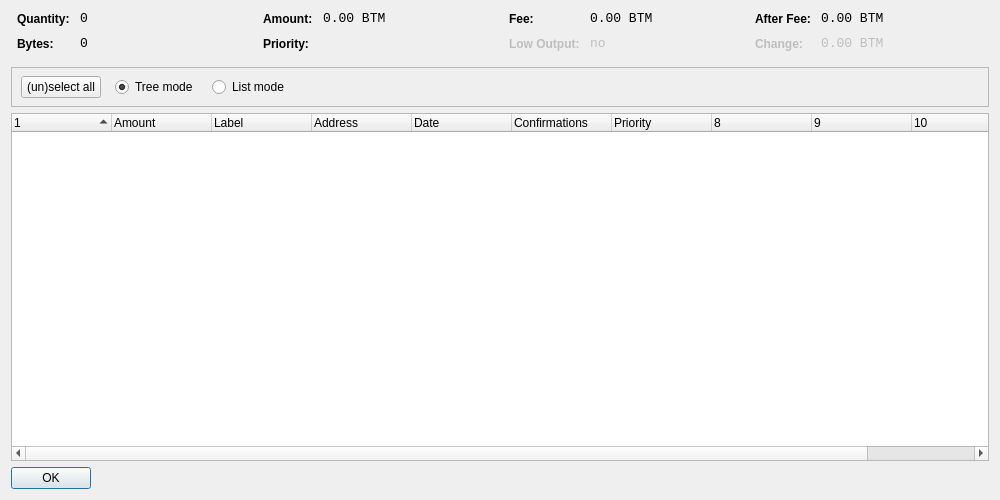
<?xml version="1.0" encoding="UTF-8"?>
<ui version="4.0">
 <class>CoinControlDialog</class>
 <widget class="QDialog" name="CoinControlDialog">
  <property name="geometry">
   <rect>
    <x>0</x>
    <y>0</y>
    <width>1000</width>
    <height>500</height>
   </rect>
  </property>
  <property name="windowTitle">
   <string>Coin Control</string>
  </property>
  <layout class="QVBoxLayout" name="verticalLayout">
   <item>
    <layout class="QHBoxLayout" name="horizontalLayoutTop" stretch="0,0,0,0">
     <property name="topMargin">
      <number>0</number>
     </property>
     <property name="bottomMargin">
      <number>10</number>
     </property>
     <item>
      <layout class="QFormLayout" name="formLayoutCoinControl1">
       <property name="horizontalSpacing">
        <number>10</number>
       </property>
       <property name="verticalSpacing">
        <number>10</number>
       </property>
       <property name="leftMargin">
        <number>6</number>
       </property>
       <property name="rightMargin">
        <number>6</number>
       </property>
       <item row="0" column="0">
        <widget class="QLabel" name="labelCoinControlQuantityText">
         <property name="styleSheet">
          <string notr="true">font-weight:bold;</string>
         </property>
         <property name="text">
          <string>Quantity:</string>
         </property>
        </widget>
       </item>
       <item row="0" column="1">
        <widget class="QLabel" name="labelCoinControlQuantity">
         <property name="font">
          <font>
           <family>Monospace</family>
           <pointsize>10</pointsize>
          </font>
         </property>
         <property name="cursor">
          <cursorShape>IBeamCursor</cursorShape>
         </property>
         <property name="contextMenuPolicy">
          <enum>Qt::ActionsContextMenu</enum>
         </property>
         <property name="text">
          <string notr="true">0</string>
         </property>
         <property name="textInteractionFlags">
          <set>Qt::LinksAccessibleByMouse|Qt::TextSelectableByKeyboard|Qt::TextSelectableByMouse</set>
         </property>
        </widget>
       </item>
       <item row="1" column="0">
        <widget class="QLabel" name="labelCoinControlBytesText">
         <property name="styleSheet">
          <string notr="true">font-weight:bold;</string>
         </property>
         <property name="text">
          <string>Bytes:</string>
         </property>
        </widget>
       </item>
       <item row="1" column="1">
        <widget class="QLabel" name="labelCoinControlBytes">
         <property name="font">
          <font>
           <family>Monospace</family>
           <pointsize>10</pointsize>
          </font>
         </property>
         <property name="cursor">
          <cursorShape>IBeamCursor</cursorShape>
         </property>
         <property name="contextMenuPolicy">
          <enum>Qt::ActionsContextMenu</enum>
         </property>
         <property name="text">
          <string notr="true">0</string>
         </property>
         <property name="textInteractionFlags">
          <set>Qt::LinksAccessibleByMouse|Qt::TextSelectableByKeyboard|Qt::TextSelectableByMouse</set>
         </property>
        </widget>
       </item>
      </layout>
     </item>
     <item>
      <layout class="QFormLayout" name="formLayoutCoinControl2">
       <property name="horizontalSpacing">
        <number>10</number>
       </property>
       <property name="verticalSpacing">
        <number>10</number>
       </property>
       <property name="leftMargin">
        <number>6</number>
       </property>
       <property name="rightMargin">
        <number>6</number>
       </property>
       <item row="0" column="0">
        <widget class="QLabel" name="labelCoinControlAmountText">
         <property name="styleSheet">
          <string notr="true">font-weight:bold;</string>
         </property>
         <property name="text">
          <string>Amount:</string>
         </property>
        </widget>
       </item>
       <item row="0" column="1">
        <widget class="QLabel" name="labelCoinControlAmount">
         <property name="font">
          <font>
           <family>Monospace</family>
           <pointsize>10</pointsize>
          </font>
         </property>
         <property name="cursor">
          <cursorShape>IBeamCursor</cursorShape>
         </property>
         <property name="contextMenuPolicy">
          <enum>Qt::ActionsContextMenu</enum>
         </property>
         <property name="text">
          <string notr="true">0.00 BTM</string>
         </property>
         <property name="textInteractionFlags">
          <set>Qt::LinksAccessibleByMouse|Qt::TextSelectableByKeyboard|Qt::TextSelectableByMouse</set>
         </property>
        </widget>
       </item>
       <item row="1" column="0">
        <widget class="QLabel" name="labelCoinControlPriorityText">
         <property name="styleSheet">
          <string notr="true">font-weight:bold;</string>
         </property>
         <property name="text">
          <string>Priority:</string>
         </property>
        </widget>
       </item>
       <item row="1" column="1">
        <widget class="QLabel" name="labelCoinControlPriority">
         <property name="font">
          <font>
           <family>Monospace</family>
           <pointsize>10</pointsize>
          </font>
         </property>
         <property name="cursor">
          <cursorShape>IBeamCursor</cursorShape>
         </property>
         <property name="contextMenuPolicy">
          <enum>Qt::ActionsContextMenu</enum>
         </property>
         <property name="text">
          <string/>
         </property>
         <property name="textInteractionFlags">
          <set>Qt::LinksAccessibleByMouse|Qt::TextSelectableByKeyboard|Qt::TextSelectableByMouse</set>
         </property>
        </widget>
       </item>
      </layout>
     </item>
     <item>
      <layout class="QFormLayout" name="formLayoutCoinControl3">
       <property name="horizontalSpacing">
        <number>10</number>
       </property>
       <property name="verticalSpacing">
        <number>10</number>
       </property>
       <property name="leftMargin">
        <number>6</number>
       </property>
       <property name="rightMargin">
        <number>6</number>
       </property>
       <item row="0" column="0">
        <widget class="QLabel" name="labelCoinControlFeeText">
         <property name="styleSheet">
          <string notr="true">font-weight:bold;</string>
         </property>
         <property name="text">
          <string>Fee:</string>
         </property>
        </widget>
       </item>
       <item row="0" column="1">
        <widget class="QLabel" name="labelCoinControlFee">
         <property name="font">
          <font>
           <family>Monospace</family>
           <pointsize>10</pointsize>
          </font>
         </property>
         <property name="cursor">
          <cursorShape>IBeamCursor</cursorShape>
         </property>
         <property name="contextMenuPolicy">
          <enum>Qt::ActionsContextMenu</enum>
         </property>
         <property name="text">
          <string notr="true">0.00 BTM</string>
         </property>
         <property name="textInteractionFlags">
          <set>Qt::LinksAccessibleByMouse|Qt::TextSelectableByKeyboard|Qt::TextSelectableByMouse</set>
         </property>
        </widget>
       </item>
       <item row="1" column="0">
        <widget class="QLabel" name="labelCoinControlLowOutputText">
         <property name="enabled">
          <bool>false</bool>
         </property>
         <property name="styleSheet">
          <string notr="true">font-weight:bold;</string>
         </property>
         <property name="text">
          <string>Low Output:</string>
         </property>
        </widget>
       </item>
       <item row="1" column="1">
        <widget class="QLabel" name="labelCoinControlLowOutput">
         <property name="enabled">
          <bool>false</bool>
         </property>
         <property name="font">
          <font>
           <family>Monospace</family>
           <pointsize>10</pointsize>
          </font>
         </property>
         <property name="cursor">
          <cursorShape>IBeamCursor</cursorShape>
         </property>
         <property name="contextMenuPolicy">
          <enum>Qt::ActionsContextMenu</enum>
         </property>
         <property name="text">
          <string notr="true">no</string>
         </property>
         <property name="textInteractionFlags">
          <set>Qt::LinksAccessibleByMouse|Qt::TextSelectableByKeyboard|Qt::TextSelectableByMouse</set>
         </property>
        </widget>
       </item>
      </layout>
     </item>
     <item>
      <layout class="QFormLayout" name="formLayoutCoinControl4">
       <property name="horizontalSpacing">
        <number>10</number>
       </property>
       <property name="verticalSpacing">
        <number>10</number>
       </property>
       <property name="leftMargin">
        <number>6</number>
       </property>
       <property name="rightMargin">
        <number>6</number>
       </property>
       <item row="0" column="0">
        <widget class="QLabel" name="labelCoinControlAfterFeeText">
         <property name="styleSheet">
          <string notr="true">font-weight:bold;</string>
         </property>
         <property name="text">
          <string>After Fee:</string>
         </property>
        </widget>
       </item>
       <item row="0" column="1">
        <widget class="QLabel" name="labelCoinControlAfterFee">
         <property name="font">
          <font>
           <family>Monospace</family>
           <pointsize>10</pointsize>
          </font>
         </property>
         <property name="cursor">
          <cursorShape>IBeamCursor</cursorShape>
         </property>
         <property name="contextMenuPolicy">
          <enum>Qt::ActionsContextMenu</enum>
         </property>
         <property name="text">
          <string notr="true">0.00 BTM</string>
         </property>
         <property name="textInteractionFlags">
          <set>Qt::LinksAccessibleByMouse|Qt::TextSelectableByKeyboard|Qt::TextSelectableByMouse</set>
         </property>
        </widget>
       </item>
       <item row="1" column="0">
        <widget class="QLabel" name="labelCoinControlChangeText">
         <property name="enabled">
          <bool>false</bool>
         </property>
         <property name="styleSheet">
          <string notr="true">font-weight:bold;</string>
         </property>
         <property name="text">
          <string>Change:</string>
         </property>
        </widget>
       </item>
       <item row="1" column="1">
        <widget class="QLabel" name="labelCoinControlChange">
         <property name="enabled">
          <bool>false</bool>
         </property>
         <property name="font">
          <font>
           <family>Monospace</family>
           <pointsize>10</pointsize>
          </font>
         </property>
         <property name="cursor">
          <cursorShape>IBeamCursor</cursorShape>
         </property>
         <property name="contextMenuPolicy">
          <enum>Qt::ActionsContextMenu</enum>
         </property>
         <property name="text">
          <string notr="true">0.00 BTM</string>
         </property>
         <property name="textInteractionFlags">
          <set>Qt::LinksAccessibleByMouse|Qt::TextSelectableByKeyboard|Qt::TextSelectableByMouse</set>
         </property>
        </widget>
       </item>
      </layout>
     </item>
    </layout>
   </item>
   <item>
    <widget class="QFrame" name="frame">
     <property name="minimumSize">
      <size>
       <width>0</width>
       <height>40</height>
      </size>
     </property>
     <property name="frameShape">
      <enum>QFrame::StyledPanel</enum>
     </property>
     <property name="frameShadow">
      <enum>QFrame::Sunken</enum>
     </property>
     <widget class="QWidget" name="horizontalLayoutWidget">
      <property name="geometry">
       <rect>
        <x>10</x>
        <y>0</y>
        <width>781</width>
        <height>41</height>
       </rect>
      </property>
      <layout class="QHBoxLayout" name="horizontalLayoutPanel" stretch="0,0,0,0,0">
       <property name="spacing">
        <number>14</number>
       </property>
       <item>
        <widget class="QPushButton" name="pushButtonSelectAll">
         <property name="sizePolicy">
          <sizepolicy hsizetype="Maximum" vsizetype="Fixed">
           <horstretch>0</horstretch>
           <verstretch>0</verstretch>
          </sizepolicy>
         </property>
         <property name="text">
          <string>(un)select all</string>
         </property>
        </widget>
       </item>
       <item>
        <widget class="QRadioButton" name="radioTreeMode">
         <property name="sizePolicy">
          <sizepolicy hsizetype="Maximum" vsizetype="Fixed">
           <horstretch>0</horstretch>
           <verstretch>0</verstretch>
          </sizepolicy>
         </property>
         <property name="text">
          <string>Tree mode</string>
         </property>
         <property name="checked">
          <bool>true</bool>
         </property>
        </widget>
       </item>
       <item>
        <widget class="QRadioButton" name="radioListMode">
         <property name="sizePolicy">
          <sizepolicy hsizetype="Maximum" vsizetype="Fixed">
           <horstretch>0</horstretch>
           <verstretch>0</verstretch>
          </sizepolicy>
         </property>
         <property name="text">
          <string>List mode</string>
         </property>
        </widget>
       </item>
       <item>
        <spacer name="horizontalSpacer">
         <property name="orientation">
          <enum>Qt::Horizontal</enum>
         </property>
         <property name="sizeHint" stdset="0">
          <size>
           <width>40</width>
           <height>20</height>
          </size>
         </property>
        </spacer>
       </item>
      </layout>
     </widget>
    </widget>
   </item>
   <item>
    <widget class="CoinControlTreeWidget" name="treeWidget">
     <property name="contextMenuPolicy">
      <enum>Qt::CustomContextMenu</enum>
     </property>
     <property name="sortingEnabled">
      <bool>false</bool>
     </property>
     <property name="columnCount">
      <number>11</number>
     </property>
     <attribute name="headerShowSortIndicator" stdset="0">
      <bool>true</bool>
     </attribute>
     <attribute name="headerStretchLastSection">
      <bool>false</bool>
     </attribute>
     <column>
      <property name="text">
       <string/>
      </property>
     </column>
     <column>
      <property name="text">
       <string>Amount</string>
      </property>
     </column>
     <column>
      <property name="text">
       <string>Label</string>
      </property>
     </column>
     <column>
      <property name="text">
       <string>Address</string>
      </property>
     </column>
     <column>
      <property name="text">
       <string>Date</string>
      </property>
     </column>
     <column>
      <property name="text">
       <string>Confirmations</string>
      </property>
      <property name="toolTip">
       <string>Confirmed</string>
      </property>
     </column>
     <column>
      <property name="text">
       <string>Priority</string>
      </property>
     </column>
     <column>
      <property name="text">
       <string/>
      </property>
     </column>
     <column>
      <property name="text">
       <string/>
      </property>
     </column>
     <column>
      <property name="text">
       <string/>
      </property>
     </column>
     <column>
      <property name="text">
       <string/>
      </property>
     </column>
    </widget>
   </item>
   <item>
    <widget class="QDialogButtonBox" name="buttonBox">
     <property name="sizePolicy">
      <sizepolicy hsizetype="Maximum" vsizetype="Fixed">
       <horstretch>0</horstretch>
       <verstretch>0</verstretch>
      </sizepolicy>
     </property>
     <property name="orientation">
      <enum>Qt::Horizontal</enum>
     </property>
     <property name="standardButtons">
      <set>QDialogButtonBox::Ok</set>
     </property>
    </widget>
   </item>
  </layout>
 </widget>
 <customwidgets>
  <customwidget>
   <class>CoinControlTreeWidget</class>
   <extends>QTreeWidget</extends>
   <header>coincontroltreewidget.h</header>
  </customwidget>
 </customwidgets>
 <resources/>
 <connections/>
</ui>
